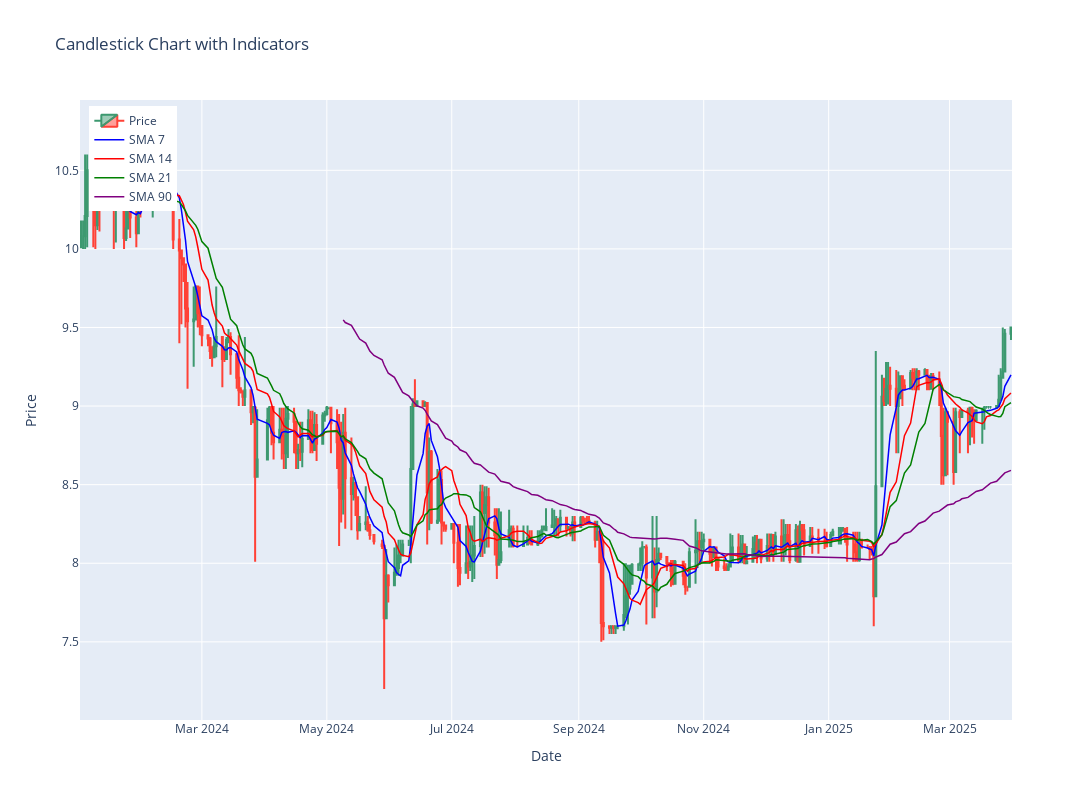

Source (notebook cell):
### Code cell
fig = create_candlestick_chart(
    df, 
    sma_periods=[7, 14, 21, 90],
    #additional_cols=['rsi_14', 'macd'],
    colors={'sma_7': 'blue', 'sma_14': 'red', 'sma_21': 'green', 'sma_90': 'purple'}
)
fig.show()

### Figure 1 — Plotly figure (JSON) as saved in the notebook; plotly's stock layout.template omitted (floating-point values rounded to 4 significant figures; data arrays with more than 128 entries replaced by an {"elided": "..."} marker saying what was removed)
{"data": [{"close": {"elided": "311 float values"}, "high": {"elided": "311 float values"}, "low": {"elided": "311 float values"}, "name": "Price", "open": {"elided": "311 float values"}, "type": "candlestick", "x": {"elided": "311 str values"}}, {"line": {"color": "blue", "width": 1.5}, "name": "SMA 7", "type": "scatter", "x": {"elided": "311 str values"}, "y": {"elided": "311 float values"}}, {"line": {"color": "red", "width": 1.5}, "name": "SMA 14", "type": "scatter", "x": {"elided": "311 str values"}, "y": {"elided": "311 float values"}}, {"line": {"color": "green", "width": 1.5}, "name": "SMA 21", "type": "scatter", "x": {"elided": "311 str values"}, "y": {"elided": "311 float values"}}, {"line": {"color": "purple", "width": 1.5}, "name": "SMA 90", "type": "scatter", "x": {"elided": "311 str values"}, "y": {"elided": "311 float values"}}], "layout": {"height": 800, "legend": {"x": 0.01, "xanchor": "left", "y": 0.99, "yanchor": "top"}, "title": {"text": "Candlestick Chart with Indicators"}, "width": 1200, "xaxis": {"anchor": "y", "domain": [0, 1], "rangeslider": {"visible": false}, "title": {"text": "Date"}}, "yaxis": {"anchor": "x", "domain": [0, 1], "title": {"text": "Price"}}}}
